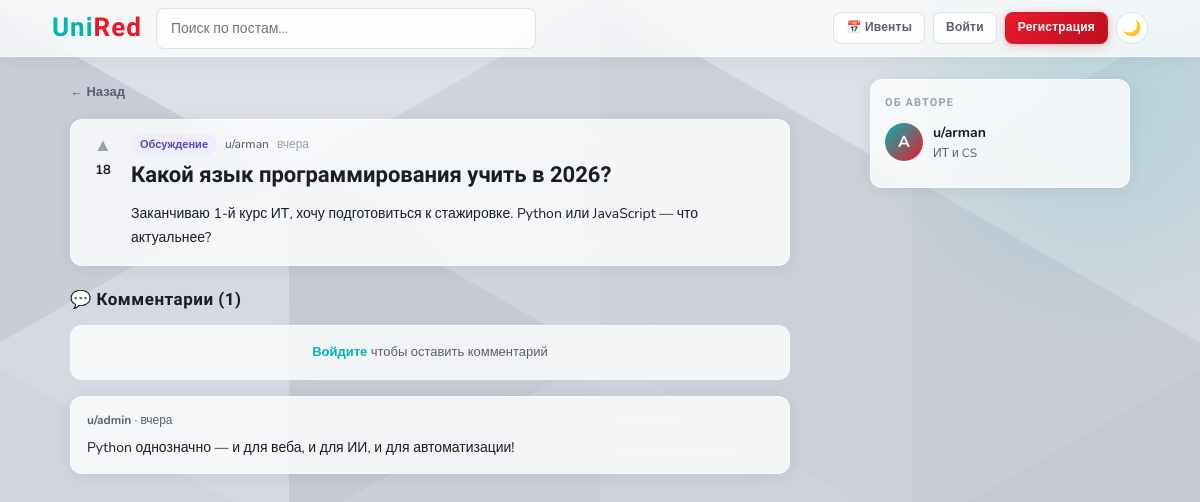
Screenshot of /post/2 with the database file from the repository.
### tables this page shows
CREATE TABLE posts (
            id INTEGER PRIMARY KEY AUTOINCREMENT,
            user_id INTEGER NOT NULL,
            title TEXT NOT NULL,
            body TEXT NOT NULL,
            tag TEXT DEFAULT 'discuss',
            votes INTEGER DEFAULT 0,
            pinned INTEGER DEFAULT 0,
            created_at TEXT DEFAULT (datetime('now')),
            FOREIGN KEY (user_id) REFERENCES users(id)
        );

CREATE TABLE users (
            id INTEGER PRIMARY KEY AUTOINCREMENT,
            username TEXT UNIQUE NOT NULL,
            email TEXT UNIQUE NOT NULL,
            password TEXT NOT NULL,
            faculty TEXT DEFAULT '',
            role TEXT DEFAULT 'student',
            created_at TEXT DEFAULT (datetime('now'))
        , bio TEXT DEFAULT '');

CREATE TABLE comments (
            id INTEGER PRIMARY KEY AUTOINCREMENT,
            post_id INTEGER NOT NULL,
            user_id INTEGER NOT NULL,
            body TEXT NOT NULL,
            created_at TEXT DEFAULT (datetime('now')),
            FOREIGN KEY (post_id) REFERENCES posts(id),
            FOREIGN KEY (user_id) REFERENCES users(id)
        );

### app.py (the view)
@app.route('/post/<int:post_id>')
def post_detail(post_id):
    conn = get_db()
    post = conn.execute('SELECT p.*, u.username, u.faculty FROM posts p JOIN users u ON p.user_id=u.id WHERE p.id=?', (post_id,)).fetchone()
    if not post: conn.close(); return redirect(url_for('index'))
    comments = conn.execute('SELECT c.*, u.username FROM comments c JOIN users u ON c.user_id=u.id WHERE c.post_id=? ORDER BY c.created_at ASC', (post_id,)).fetchall()
    attachments = conn.execute('SELECT * FROM attachments WHERE post_id=?', (post_id,)).fetchall()
    conn.close()
    user = current_user()
    return render_template('post.html', post=post, comments=comments, attachments=attachments, user=user)

### app.py (called while the page is built)
def get_db():
    conn = sqlite3.connect(DB)
    conn.row_factory = sqlite3.Row
    return conn

def current_user():
    if 'user_id' in session:
        conn = get_db()
        user = conn.execute('SELECT * FROM users WHERE id=?', (session['user_id'],)).fetchone()
        conn.close()
        return user
    return None

def time_ago(dt_str):
    try:
        dt = datetime.strptime(dt_str, '%Y-%m-%d %H:%M:%S')
        diff = datetime.now() - dt
        if diff.seconds < 60: return 'только что'
        if diff.seconds < 3600: return f'{diff.seconds//60} мин назад'
        if diff.days == 0: return f'{diff.seconds//3600} ч назад'
        if diff.days == 1: return 'вчера'
        return f'{diff.days} дн назад'
    except:
        return dt_str

### templates/post.html (shortened to what this page needs)
{% extends "base.html" %}
{% block content %}
<div style="max-width:1100px;margin:0 auto;padding:22px 20px;display:grid;grid-template-columns:1fr 260px;gap:20px;align-items:start">
<div class="detail-wrap">
  <a href="/" style="font-size:13px;color:var(--muted);display:inline-flex;align-items:center;gap:4px;margin-bottom:16px;font-weight:600">← Назад</a>
  <div class="post-card" style="margin-bottom:20px">
    <div class="vote-col">
      <button class="vote-btn" data-id="{{ post.id }}" onclick="vote({{ post.id }}, this)">▲</button>
      <span class="vote-count" id="votes-{{ post.id }}">{{ post.votes }}</span>
    </div>
    <div class="post-body-wrap">
      <div class="post-meta">
        <span class="tag-badge tag-{{ post.tag }}">
          {% if post.tag=='news' %}Новости{% elif post.tag=='event' %}Ивент{% elif post.tag=='discuss' %}Обсуждение{% elif post.tag=='help' %}Вопрос{% elif post.tag=='admin' %}Объявление{% else %}{{ post.tag }}{% endif %}
        </span>
        <span class="post-author">u/{{ post.username }}</span>
        <span class="post-time">{{ time_ago(post.created_at) }}</span>
      </div>
      <div style="font-family:'Rajdhani',sans-serif;font-size:22px;font-weight:700;margin-bottom:12px;line-height:1.3">{{ post.title }}</div>
      <div style="font-size:14px;line-height:1.75;color:var(--text);white-space:pre-line">{{ post.body }}</div>
    </div>
  </div>
  <div class="comments-title">💬 Комментарии ({{ comments|length }})</div>
  {% if user %}
  <div class="comment-form">
    <form method="post" action="/comment/{{ post.id }}">
      <textarea name="body" placeholder="Напишите комментарий..." required></textarea>
      <div style="display:flex;justify-content:flex-end">
        <button type="submit" class="btn btn-teal btn-sm">Отправить</button>
      </div>
    </form>
  </div>
  {% else %}
  <div style="background:var(--surface);backdrop-filter:var(--glass);border:1px solid var(--border);border-radius:var(--radius);padding:16px;margin-bottom:16px;text-align:center;font-size:13px;color:var(--muted)">
    <a href="/login" style="color:var(--teal);font-weight:700">Войдите</a> чтобы оставить комментарий
  </div>
  {% endif %}
  {% for c in comments %}
  <div class="comment-box">
    <div class="comment-meta"><strong>u/{{ c.username }}</strong> · {{ time_ago(c.created_at) }}</div>
    <div class="comment-body">{{ c.body }}</div>
  </div>
  {% else %}
  <div class="empty" style="padding:30px 0">
    <p style="color:var(--hint)">Комментариев пока нет. Будьте первым!</p>
  </div>
  {% endfor %}
</div>
<div>
  <div class="sidebar-card">
    <div class="sidebar-card-title">Об авторе</div>
    <div style="display:flex;align-items:center;gap:10px;margin-bottom:10px">
      <div class="avatar" style="width:38px;height:38px;font-size:16px">{{ post.username[0].upper() }}</div>
      <div>
        <div style="font-weight:700;font-size:14px">u/{{ post.username }}</div>
        {% if post.faculty %}<div style="font-size:12px;color:var(--muted)">{{ post.faculty }}</div>{% endif %}
      </div>
    </div>
  </div>
</div>
</div>
{% endblock %}

### templates/base.html (style rules this page uses)
:root { --bg: #dde0e6; --surface: rgba(255,255,255,0.78); --surface-solid: #ffffff; --border: rgba(255,255,255,0.55); --border-dark: rgba(0,0,0,0.08); --text: #191d24; --muted: #57606e; --hint: #99a0ad; --accent: #e8192c; --accent-light: #ffeaec; --teal: #00b4b4; --teal-dark: #009090; --teal-light: #e0f7f7; --blue: #185fa5; --blue-light: #e6f1fb; --green: #1d9e75; --green-light: #e1f5ee; --purple: #534ab7; --purple-light: #eeedfe; --amber: #ba7517; --amber-light: #faeeda; --radius: 12px; --radius-sm: 8px; --glass: blur(14px); --shadow: 0 2px 16px rgba(0,0,0,0.07); --shadow-md: 0 4px 24px rgba(0,0,0,0.1); }
* { box-sizing: border-box; margin: 0; padding: 0; }
body { font-family: 'Nunito', sans-serif; color: var(--text); line-height: 1.6; font-size: 15px; min-height: 100vh; background: var(--bg); position: relative; }
body::before { content: ''; position: fixed; inset: 0; z-index: -2; }
body::after { content: ''; position: fixed; top: -150px; right: -150px; z-index: -1; width: 500px; height: 500px; border-radius: 50%; background: radial-gradient(circle, rgba(0,180,180,0.15) 0%, transparent 68%); pointer-events: none; }
a { color: inherit; text-decoration: none; }
.avatar { width: 28px; height: 28px; border-radius: 50%; background: linear-gradient(135deg, var(--teal), var(--accent)); color: #fff; display: flex; align-items: center; justify-content: center; font-size: 12px; font-weight: 700; flex-shrink: 0; }
.sidebar-card { background: var(--surface); backdrop-filter: var(--glass); -webkit-backdrop-filter: var(--glass); border: 1px solid var(--border); border-radius: var(--radius); padding: 14px; margin-bottom: 12px; box-shadow: var(--shadow); }
.sidebar-card-title { font-family: 'Rajdhani', sans-serif; font-size: 11px; font-weight: 700; color: var(--hint); text-transform: uppercase; letter-spacing: 0.1em; margin-bottom: 10px; }
.post-card { background: var(--surface); backdrop-filter: var(--glass); -webkit-backdrop-filter: var(--glass); border: 1px solid var(--border); border-radius: var(--radius); padding: 14px 16px; margin-bottom: 10px; display: flex; gap: 12px; transition: all 0.18s; box-shadow: var(--shadow); }
.vote-col { display: flex; flex-direction: column; align-items: center; gap: 4px; min-width: 32px; }
.vote-btn { background: none; border: none; cursor: pointer; color: var(--hint); font-size: 18px; line-height: 1; padding: 2px; border-radius: 4px; transition: all 0.12s; }
.vote-count { font-size: 13px; font-weight: 700; color: var(--text); }
.post-body-wrap { flex: 1; min-width: 0; }
.post-meta { display: flex; align-items: center; gap: 8px; margin-bottom: 6px; flex-wrap: wrap; }
.tag-badge { font-size: 11px; font-weight: 700; padding: 2px 9px; border-radius: 20px; }
.tag-discuss { background: var(--purple-light); color: var(--purple); }
.post-author { font-size: 12px; color: var(--muted); font-weight: 500; }
.post-time { font-size: 12px; color: var(--hint); }
.detail-wrap { max-width: 720px; }
.comment-box { background: var(--surface); backdrop-filter: var(--glass); border: 1px solid var(--border); border-radius: var(--radius); padding: 14px 16px; margin-bottom: 10px; box-shadow: var(--shadow); }
.comment-meta { font-size: 12px; color: var(--muted); margin-bottom: 6px; font-weight: 500; }
.comment-body { font-size: 14px; line-height: 1.65; }
.comments-title { font-family: 'Rajdhani', sans-serif; font-size: 17px; font-weight: 700; margin: 20px 0 12px; letter-spacing: 0.03em; }

### rows the page displays
posts: votes "18", created_at "вчера", title "Какой язык программирования учить в 2026?", body "Заканчиваю 1-й курс ИТ, хочу подготовиться к стажировке. Python или JavaScript — что актуальнее?"
users: username "arman", username "A", faculty "ИТ и CS"
comments: username "admin", created_at "вчера", body "Python однозначно — и для веба, и для ИИ, и для автоматизации!"

### other values shown
{{ comments|length }} "1"
